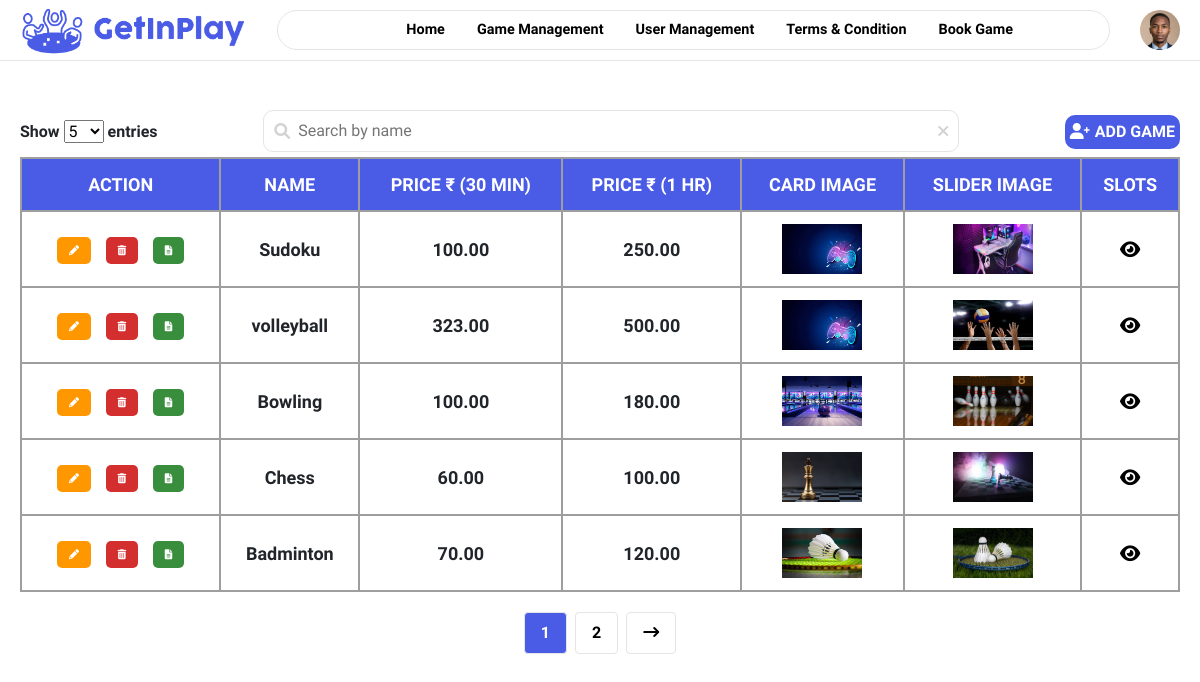
The app's page /final_project/admin/game_management.php with its own data.
### tables this page shows
CREATE TABLE `games` (
  `id` int(11) NOT NULL,
  `name` varchar(200) NOT NULL,
  `hour` decimal(10,2) NOT NULL,
  `half_hour` decimal(10,2) NOT NULL,
  `card_image` varchar(100) NOT NULL,
  `slider_image` varchar(100) NOT NULL,
  `slots` text NOT NULL,
  `filter_value` text NOT NULL,
  `deleteval` int(11) NOT NULL DEFAULT 1
);

### final_project/admin/game_management.php (the view, shortened to what this page needs)
<?php
include('connect_database.php');
$searchTerm = isset($_GET['search']) ? trim($_GET['search']) : '';
$recordsPerPage = isset($_GET['recordsPerPage']) ? (int)$_GET['recordsPerPage'] : 5;
$page = isset($_GET['page']) ? (int)$_GET['page'] : 1;
$offset = ($page - 1) * $recordsPerPage;
$query = "SELECT * FROM games WHERE deleteval=1";
$query .= " ORDER BY id DESC LIMIT $offset, $recordsPerPage";
$totalRecordsQuery = "SELECT COUNT(*) as total FROM games WHERE deleteval=1";
$totalRecordsResult = $conn->query($totalRecordsQuery);
$totalRecords = $totalRecordsResult->fetch_assoc()['total'];
$totalPages = ceil($totalRecords / $recordsPerPage);
$result = $conn->query($query);
if ($totalRecords == 0) {
    $noResultsMessage = "No records found!!";
} else {
    $noResultsMessage = "";
}
$showpagesec = $totalRecords > 0;
?>
<!DOCTYPE html>
<html lang="en">
<head>
    <link href="https://cdn.jsdelivr.net/npm/bootstrap@5.3.0-alpha1/dist/css/bootstrap.min.css" rel="stylesheet">
    <link href="https://cdnjs.cloudflare.com/ajax/libs/font-awesome/6.0.0-beta3/css/all.min.css" rel="stylesheet" />
    <link rel="stylesheet" href="css/navbar.css">
    <link rel="stylesheet" href="css/user_management.css">
    <link rel="stylesheet" href="css/game_management.css">
</head>
<body>
    <?php include 'navbar.php' ?>
    <div class="main">
        <div class="sb">
            <div class="records-per-page" style="visibility: <?php echo $showpagesec ? 'visible' : 'hidden'; ?>;">
                <form method="GET" action="">
                    <label for="recordsPerPage">Show</label>
                    <select name="recordsPerPage" id="recordsPerPage" onchange="this.form.submit()">
                        <option value="5" <?php echo $recordsPerPage == 5 ? 'selected' : ''; ?>>5</option>
                    </select>
                    <label for="recordsPerPage">entries</label>
                </form>
            </div>
            <div class="search-form">
                <div class="search-div">
                    <i class="fa-solid fa-magnifying-glass search-icon" style="color:lightgrey"></i>
                    <input id="searchField" type="text" placeholder="Search by name"
                           value="<?php echo htmlspecialchars($searchTerm); ?>">
                    <i class="fa-solid fa-xmark clear-icon" id="clearLink" style="color:lightgrey"></i>
                </div>
            </div>
            <div class="adduser">
                <a href="game_management/game_form.php" style="text-decoration:none; color:white">
                    <div class="btn1">
                        <div><i class="fa-solid fa-user-plus"></i></div>
                        <div style="font-weight: bold">ADD GAME</div>
                    </div>
                </a>
            </div>
        </div>
        <?php if ($totalRecords == 0) : ?>
        <p class="no-records-message" style="text-align:center"><?php echo $noResultsMessage; ?></p>
        <?php else: ?>
        <table border='1'>
            <tr>
                <th>Action</th>
                <th>Name</th>
                <th>Price ₹ (30 min)</th>
                <th>Price ₹ (1 hr)</th>
                <th>Card Image</th>
                <th>Slider Image</th>
                <th>Slots</th>
            </tr>
            <?php while ($row = $result->fetch_assoc()) : ?>
            <tr>
                <td class='action-buttons'>
                    <a href='game_management/game_form.php?id=<?php echo $row["id"] ?>' class='edit'><i
                            class='fa-solid fa-pencil'></i></a>
                    <a href="#" class="delete" onclick="confirmDelete(<?php echo $row['id']; ?>)">
                        <i class="fas fa-trash-alt"></i>
                    </a>
                    <a href='game_management/view_game.php?id=<?php echo $row["id"] ?>' class='view'><i
                            class="fa-solid fa-file-lines"></i></a>
                </td>
                <td><?php echo htmlspecialchars($row["name"]); ?></td>
                <td><?php echo htmlspecialchars($row["half_hour"]); ?></td>
                <td><?php echo htmlspecialchars($row["hour"]); ?></td>
                <td><img src=<?php echo htmlspecialchars($row["card_image"]); ?> alt='Game Image' width='50'></td>
                <td><img src=<?php echo htmlspecialchars($row["slider_image"]); ?> alt='Slider Image' width='50'></td>
                <td><button class='view-slots-btn' data-game-id='<?php echo $row["id"]; ?>'><i
                            class="fa-solid fa-eye"></i></button></td>
            </tr>
            <?php endwhile; ?>
        </table>
        <?php endif; ?>
        <div class="pagination">
            <?php for ($i = 1; $i <= $totalPages; $i++) : ?>
            <a href="?page=<?php echo $i; ?>&search=<?php echo $searchTerm; ?>&recordsPerPage=<?php echo $recordsPerPage; ?>"
                <?php echo ($page == $i) ? 'class="active"' : ''; ?>><?php echo $i; ?></a>
            <?php endfor; ?>
            <?php if ($page < $totalPages) : ?>
            <a
                href="?page=<?php echo $page + 1; ?>&search=<?php echo $searchTerm; ?>&recordsPerPage=<?php echo $recordsPerPage; ?>"><i
                    class="fa-solid fa-arrow-right-long"></i></a>
            <?php endif; ?>
        </div>
    </div>
</body>
</html>

### final_project/admin/navbar.php (shortened to what this page needs)
<nav>
    <div class="logo">
        <img src="uploads/gip_logo.png" alt="logo" width="auto" height="50px">
    </div>
    <div class="left">
        <ul class="ul-box">
            <li class="nav-item">
                <a class="nav-link" href="admin_home.php" id="gameManagementLink">Home</a>
            </li>
            <li class="nav-item">
                <a class="nav-link" href="game_management.php" id="gameManagementLink">Game Management</a>
            </li>
            <li class="nav-item">
                <a class="nav-link" href="user_management.php" id="userManagementLink">User Management</a>
            </li>
            <li class="nav-item">
                <a class="nav-link" href="terms_condition.php" id="termsLink">Terms & Condition</a>
            </li>
            <li class="nav-item">
                <a class="nav-link" href="games_slots.php" id="viewSlotsLink">Book Game</a>
            </li>
        </ul>
    </div>
    <div class="profile" onclick="toggleProfilePopup()">
        <img src="uploads/bravo.jpeg" alt="">
    </div>
</nav>

### final_project/admin/css/navbar.css (style rules this page uses)
* { padding: 0; margin: 0; box-sizing: border-box; }
body { font-family: "Work Sans", serif; font-weight: bold; padding: 0; }
nav { display: flex; justify-content: space-around; align-items: center; background-color: white; padding: 5px; position: fixed; top: 0; width: 100%; z-index: 10; border-bottom: 1px solid #E5E5E5; }
.left { width: 70%; background-color: white; border: 1px solid #E5E5E5; border-radius: 20px; display: flex; justify-content: center; align-items: center; padding: 8px; }
.ul-box { margin: auto; display: flex; gap: 2rem; }
.ul-box li { list-style-type: none; }
.left .ul-box li a { font-size: 0.9rem; color: black; text-decoration: none; transition: color 0.3s ease, transform 0.3s ease; }
.profile { position: relative; cursor: pointer; }
.profile img { height: 40px; width: 40px; border-radius: 50%; }
.nav-item a { font-size: 0.8rem; color: black; text-decoration: none; }

### final_project/admin/css/user_management.css (style rules this page uses)
body { font-family: "Work Sans", serif; }
.main { padding: 20px; }
.btn1 { border-radius: 10px; padding: 5px; background-color: #4A5BE6; display: flex; align-items: center; justify-content: center; gap: 5px; transition: background-color 0.3s ease, transform 0.3s ease; }
.btn1 div { color: white; font-weight: bold; }
.btn1 div i { color: white; }
.sb { display: flex; align-items:baseline; justify-content: space-between; margin-top: 90px; margin-bottom: 5px; }
.search-form { width:60%; margin: 0 auto; }
.search-div { display: flex; padding-left: 10px; padding-right: 10px; align-items: center; border:1px solid #e6e3e3; border-radius: 10px; }
#searchField { flex: 1; padding: 8px; border: none; border-radius: 4px; }
table { width: 100%; border-collapse: collapse; font-size: 18px; text-align: left; border: 2px solid; background-color: #fff; }
th { background-color: #4A5BE6; color: white; border: 2px solid rgb(158, 158, 158); text-transform: uppercase; }
th, td { padding: 12px; text-align: center; }
td { border: 2px solid rgb(158, 158, 158); }
.action-buttons a { text-decoration: none; font-weight: bold; padding: 6px 12px; border-radius: 5px; margin: 0 5px; display: inline-block; text-align: center; transition: transform 0.3s ease-in-out; }
.action-buttons a { font-size: 10px; }
.action-buttons .edit { background-color: #ff9800; color: white; }
.action-buttons .delete { background-color: #d32f2f; color: white; }
.action-buttons .view { background-color: #388e3c; color: white; }
.pagination { display: flex; justify-content: center; margin-top: 20px; }
.pagination a { color: black; padding: 8px 16px; text-decoration: none; border: 1px solid #E5E5E5; margin: 0 4px; border-radius: 4px; transition: background-color 0.3s; }
.pagination a.active { background-color: #4A5BE6; color: white; border: 1px solid #E5E5E5; }

### final_project/admin/css/game_management.css (style rules this page uses)
body { font-family: "Work Sans", serif; }
td img { height: 50px; width: 80px; }
.view-slots-btn { background-color: transparent; color: black; padding: 5px 10px; border: none; cursor: pointer; border-radius: 4px; }

### records on screen
games: name "Sudoku", half_hour "100.00", hour "250.00", card_image (placeholder picture), slider_image (placeholder picture)
games: name "volleyball", half_hour "323.00", hour "500.00", card_image (placeholder picture), slider_image (picture)
games: name "Bowling", half_hour "100.00", hour "180.00", card_image (picture), slider_image (picture)
games: name "Chess", half_hour "60.00", hour "100.00", card_image (picture), slider_image (picture)
games: name "Badminton", half_hour "70.00", hour "120.00", card_image (picture), slider_image (picture)
